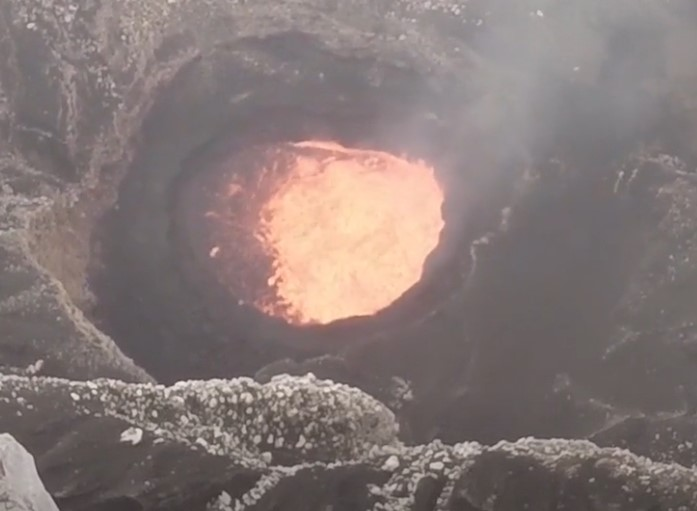
#> input picture Assignment-2/Q1/test/lava11.jpg, 697 x 511 px
$ python -i Q1_200745.py   (imports and definitions only)
#> lines starting #> are read from the running program, lines starting #| are printed output that depends on the picture; after the words box and inside, x2 and y2 are one past the last pixel; in counts of white or black regions, pixels touching at a corner belong together
import cv2
import numpy as np
# [9 lines of commented-out code are left out]


def Threshold_hsv(image):
    hsv = cv2.cvtColor(image, cv2.COLOR_BGR2HSV)
    lower_lava = np.array([0,100,100])
    upper_lava = np.array([50,255,255])
    mask = cv2.inRange(hsv, lower_lava, upper_lava)
    _, mask2 = cv2.threshold(mask, 0, 255, cv2.THRESH_BINARY+cv2.THRESH_OTSU)

    return mask2

def Closing(mask):
    kernel = cv2.getStructuringElement(cv2.MORPH_RECT, (10,10))
    closed_mask = cv2.morphologyEx(mask, cv2.MORPH_CLOSE, kernel)

    return closed_mask

def poly_enclose(closed_mask):
    contours, _ = cv2.findContours(closed_mask, cv2.RETR_EXTERNAL, cv2.CHAIN_APPROX_SIMPLE)
    largest_contour = max(contours, key=cv2.contourArea)
    epsilon = 0.0009 * cv2.arcLength(largest_contour, True)
    enc_poly = cv2.approxPolyDP(largest_contour, epsilon, True)

    return enc_poly

# def show_contour(img, contour):
#     ((x, y), radius) = cv2.minEnclosingCircle(contour)
#     cv2.circle(img, (int(x), int(y)), int(radius), (0, 255, 0), 2)
#     show_image(img)

def find_sun(img):
    gray = cv2.cvtColor(img, cv2.COLOR_BGR2GRAY)
    blurred = cv2.GaussianBlur(gray, (15, 15), 0)

    (minVal, maxVal, minLoc, maxLoc) = cv2.minMaxLoc(blurred)
    if(maxVal < 230):
        return 0

    _, thresholded = cv2.threshold(blurred, maxVal-1, 255, cv2.THRESH_BINARY)

    thresholded = cv2.erode(thresholded, None, iterations=2)
    thresholded = cv2.dilate(thresholded, None, iterations=4)

    contours, _ = cv2.findContours(thresholded.copy(), cv2.RETR_EXTERNAL, cv2.CHAIN_APPROX_SIMPLE)
    if(len(contours) == 0):
        return 0

    # print(maxVal, '#########################')
    largest_contour = max(contours, key=cv2.contourArea)

    if(cv2.contourArea(largest_contour) < 270):
        return 0
    # print(cv2.contourArea(largest_contour), '////////////////')
    # show_contour(img.copy(), largest_contour)

    return 1

def solution(image_path):
#> called with image_path = 'test/lava11.jpg'
    image = cv2.imread(image_path)
#> image is the input picture: shape (511, 697, 3); mean B, G, R 118.4, 120.4, 133.4
    # show_image(image)
    if(find_sun(image) == 1):
#> in find_sun, `gray = cv2.cvtColor(img, cv2.COLOR_BGR2GRAY)`:
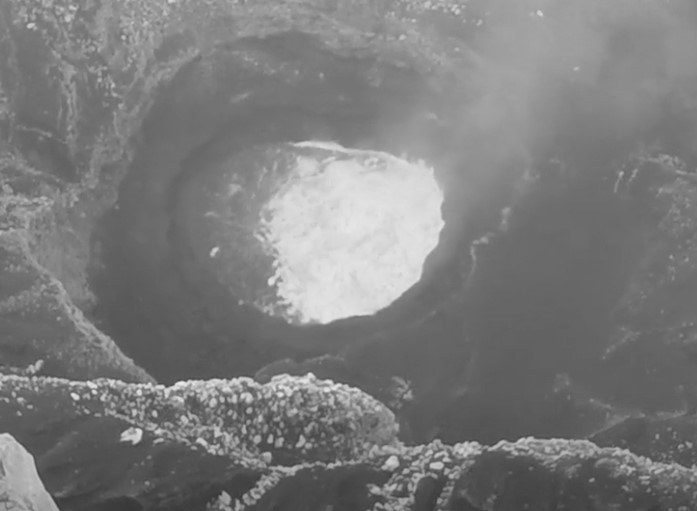
#> gray: shape (511, 697); min 51, max 234, mean 124.1
#> in find_sun, `(minVal, maxVal, minLoc, maxLoc) = cv2.minMaxLoc(blurred)`: minVal = 57; maxVal = 227; minLoc = (129, 507); maxLoc = (354, 221)
        return np.zeros_like(image)
    mask = Threshold_hsv(image)
#> in Threshold_hsv, `hsv = cv2.cvtColor(image, cv2.COLOR_BGR2HSV)`: hsv: shape (511, 697, 3); mean H, S, V 80.7, 27.5, 133.4
#> in Threshold_hsv, `mask = cv2.inRange(hsv, lower_lava, upper_lava)`:
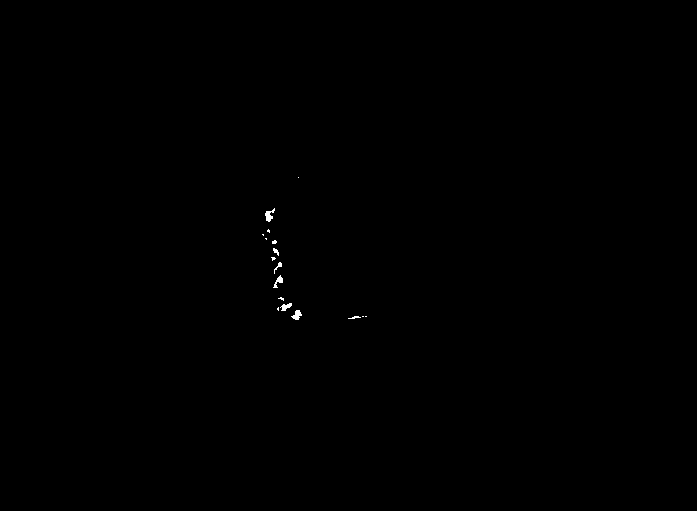
#> mask: shape (511, 697); 0.11% white; 17 white regions (10 under 20 px), largest, box (x1, y1, x2, y2) and area: (265, 208, 275, 222) 70, (291, 310, 302, 320) 63, (273, 275, 283, 288) 54

    closed_mask=Closing(mask)
#> in Closing, `closed_mask = cv2.morphologyEx(mask, cv2.MORPH_CLOSE, kernel)`:
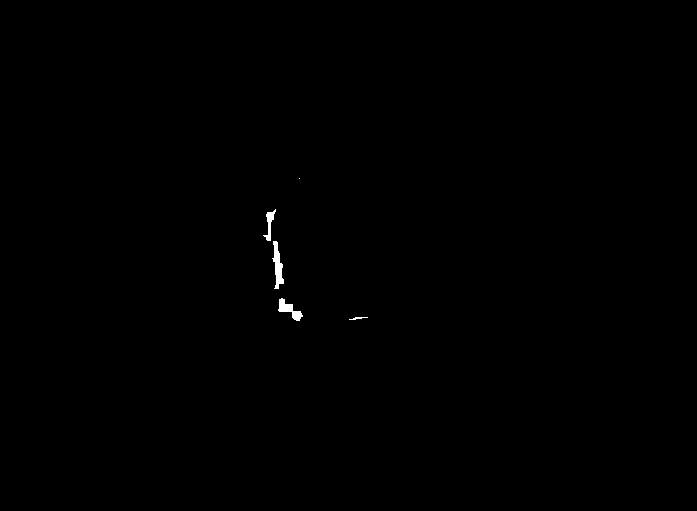
#> closed_mask: shape (511, 697); 0.2% white; 5 white regions (1 under 20 px)

    enc_poly = poly_enclose(closed_mask)
#> in poly_enclose, `contours, _ = cv2.findContours(closed_mask, cv2.RETR_EXTERNAL, cv2.CHA..`: contours = 5 contours, 2 with area under 20; largest, box (x1, y1, x2, y2) and area: (272, 241, 284, 289) 235, (278, 298, 303, 321) 192, (263, 209, 276, 241) 111
#> in poly_enclose, `largest_contour = max(contours, key=cv2.contourArea)`: largest_contour = contour of 34 points, box (x1, y1, x2, y2) (272, 241, 284, 289), area 235
#> in poly_enclose, `epsilon = 0.0009 * cv2.arcLength(largest_contour, True)`: epsilon = 0.103
#> in poly_enclose, `enc_poly = cv2.approxPolyDP(largest_contour, epsilon, True)`: enc_poly has the same summary as largest_contour
#> enc_poly has the same summary as largest_contour in poly_enclose

    # Create a mask with the polygon
    polygon_mask = np.zeros_like(closed_mask)
    cv2.drawContours(polygon_mask, [enc_poly], -1, 255, thickness=cv2.FILLED)
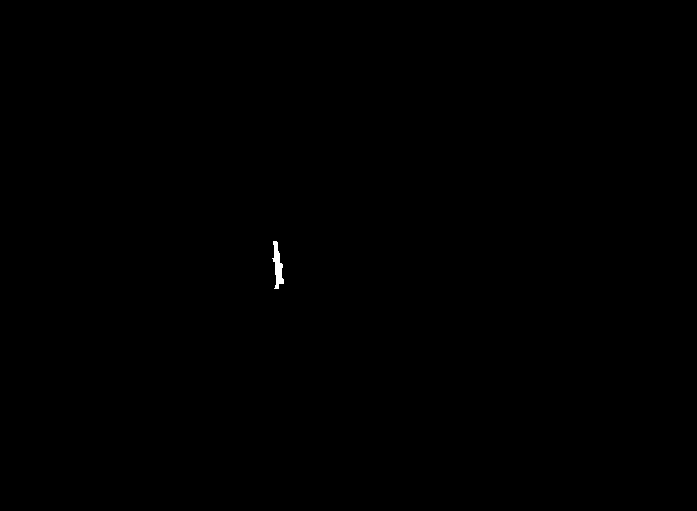
#> polygon_mask: shape (511, 697); 0.08% white; 1 white region, box (x1, y1, x2, y2) and area: (272, 241, 284, 289) 290
    ret=cv2.cvtColor(polygon_mask,cv2.COLOR_GRAY2RGB)

    ######################################################################
    return ret

# [11 lines of commented-out code are left out]

>>> result = solution('test/lava11.jpg')

$ run again, on Assignment-2/Q1/test/lava12.jpg
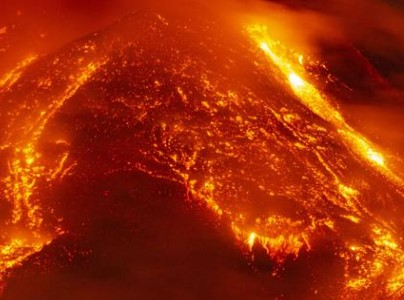
#> input picture Assignment-2/Q1/test/lava12.jpg, 404 x 300 px
#> in solution, image is the input picture: shape (300, 404, 3); mean B, G, R 7.4, 43.9, 159.3
#> in find_sun, `blurred = cv2.GaussianBlur(gray, (15, 15), 0)`:
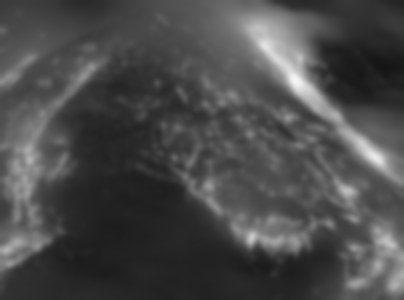
#> blurred: shape (300, 404); min 22, max 246, mean 74.2
#> minVal = 22; maxVal = 246; minLoc = (380, 63); maxLoc = (294, 79)
#> in find_sun, `contours, _ = cv2.findContours(thresholded.copy(), cv2.RETR_EXTERNAL, ..`: contours = []
#> hsv: shape (300, 404, 3); mean H, S, V 6.9, 244.4, 159.3
#> mask: shape (300, 404); 81.6% white; 90 black regions (77 under 20 px), largest, box (x1, y1, x2, y2) and area: (42, 172, 310, 300) 18074, (326, 36, 404, 101) 3335, (379, 0, 404, 11) 160
#> closed_mask: shape (300, 404); 84% white; 4 black regions
#> in poly_enclose, `contours, _ = cv2.findContours(closed_mask, cv2.RETR_EXTERNAL, cv2.CHA..`: contours = 4 contours, 2 with area under 20; largest, box (x1, y1, x2, y2) and area: (0, 0, 404, 300) 100750, (75, 293, 97, 300) 104
#> largest_contour = contour of 354 points, box (x1, y1, x2, y2) (0, 0, 404, 300), area 100750
#> epsilon = 1.98
#> in poly_enclose, `enc_poly = cv2.approxPolyDP(largest_contour, epsilon, True)`: enc_poly = contour of 93 points, box (x1, y1, x2, y2) (0, 0, 404, 300), area 100861
#> in solution, `cv2.drawContours(polygon_mask, [enc_poly], -1, 255, thickness=cv2.FILL..`:
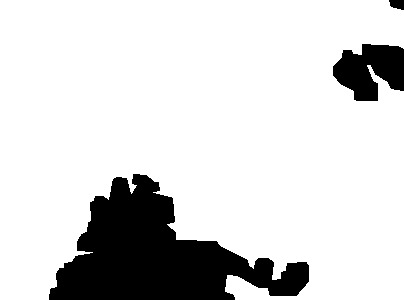
#> polygon_mask: shape (300, 404); 84.1% white; 3 black regions, box (x1, y1, x2, y2) and area: (49, 174, 309, 300) 16344, (333, 44, 404, 101) 2833, (389, 0, 404, 10) 120

$ run again, on Assignment-2/Q1/test/lava13.jpg
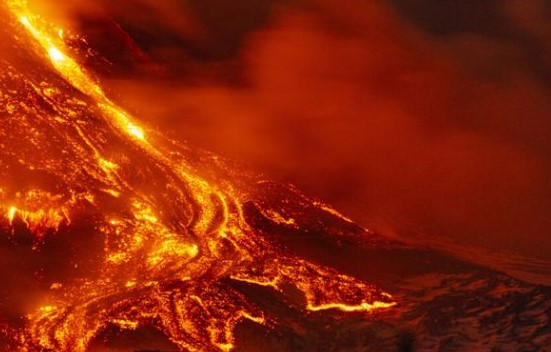
#> input picture Assignment-2/Q1/test/lava13.jpg, 551 x 352 px
#> in solution, image is the input picture: shape (352, 551, 3); mean B, G, R 8.2, 36.1, 136.7
#> in find_sun, `blurred = cv2.GaussianBlur(gray, (15, 15), 0)`:
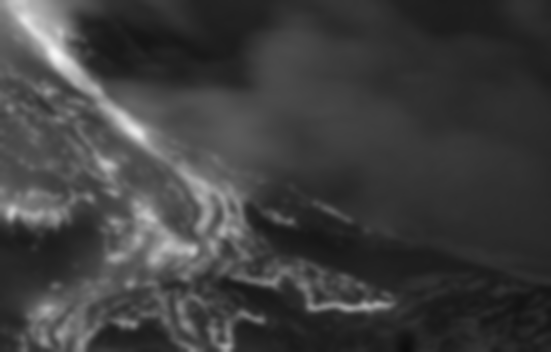
#> blurred: shape (352, 551); min 12, max 246, mean 63
#> minVal = 12; maxVal = 246; minLoc = (406, 349); maxLoc = (55, 53)
#> in find_sun, `contours, _ = cv2.findContours(thresholded.copy(), cv2.RETR_EXTERNAL, ..`: contours = []
#> hsv: shape (352, 551, 3); mean H, S, V 7.3, 238.1, 136.7
#> mask: shape (352, 551); 72% white; 179 black regions (158 under 20 px), largest, box (x1, y1, x2, y2) and area: (215, 205, 551, 352) 26824, (377, 0, 551, 220) 13320, (86, 0, 297, 82) 9439
#> closed_mask: shape (352, 551); 75.6% white; 8 black regions
#> in poly_enclose, `contours, _ = cv2.findContours(closed_mask, cv2.RETR_EXTERNAL, cv2.CHA..`: contours = 12 contours, 8 with area under 20; largest, box (x1, y1, x2, y2) and area: (0, 0, 551, 352) 145488, (292, 323, 306, 334) 52, (472, 343, 487, 352) 40, (465, 319, 478, 327) 31
#> largest_contour = contour of 904 points, box (x1, y1, x2, y2) (0, 0, 551, 352), area 145488
#> epsilon = 3.24
#> in poly_enclose, `enc_poly = cv2.approxPolyDP(largest_contour, epsilon, True)`: enc_poly = contour of 146 points, box (x1, y1, x2, y2) (0, 0, 551, 352), area 146082
#> in solution, `cv2.drawContours(polygon_mask, [enc_poly], -1, 255, thickness=cv2.FILL..`:
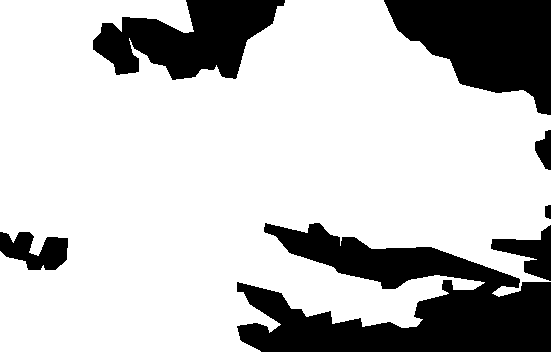
#> polygon_mask: shape (352, 551); 76.1% white; 7 black regions, largest, box (x1, y1, x2, y2) and area: (237, 223, 551, 352) 21540, (384, 0, 551, 115) 11972, (93, 0, 285, 80) 9061

$ run again, on Assignment-2/Q1/test/lava15.jpg
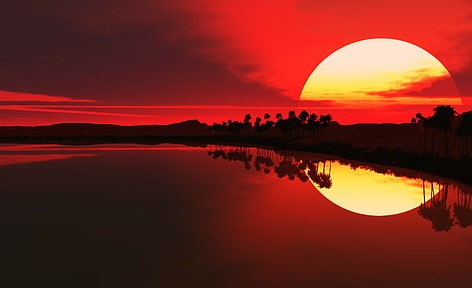
#> input picture Assignment-2/Q1/test/lava15.jpg, 472 x 288 px
#> in solution, image is the input picture: shape (288, 472, 3); mean B, G, R 30.2, 40.6, 115.1
#> in find_sun, `blurred = cv2.GaussianBlur(gray, (15, 15), 0)`:
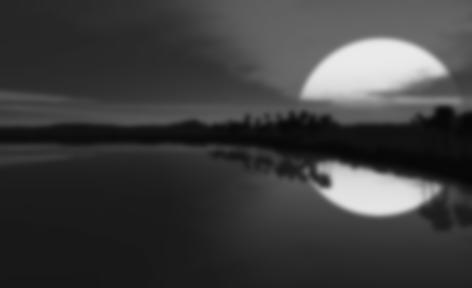
#> blurred: shape (288, 472); min 7, max 234, mean 61.7
#> minVal = 7; maxVal = 234; minLoc = (442, 113); maxLoc = (379, 45)
#> in find_sun, `thresholded = cv2.dilate(thresholded, None, iterations=4)`:
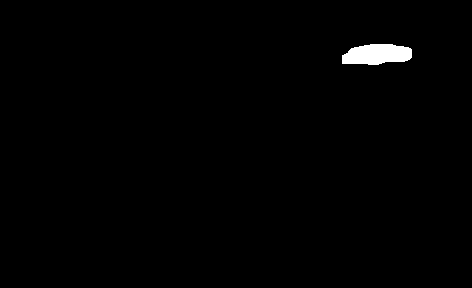
#> thresholded: shape (288, 472); 0.86% white; 1 white region
#> contours = 1 contour; box (x1, y1, x2, y2) and area: (342, 44, 412, 65) 1094
#> largest_contour = contour of 42 points, box (x1, y1, x2, y2) (342, 44, 412, 65), area 1094
